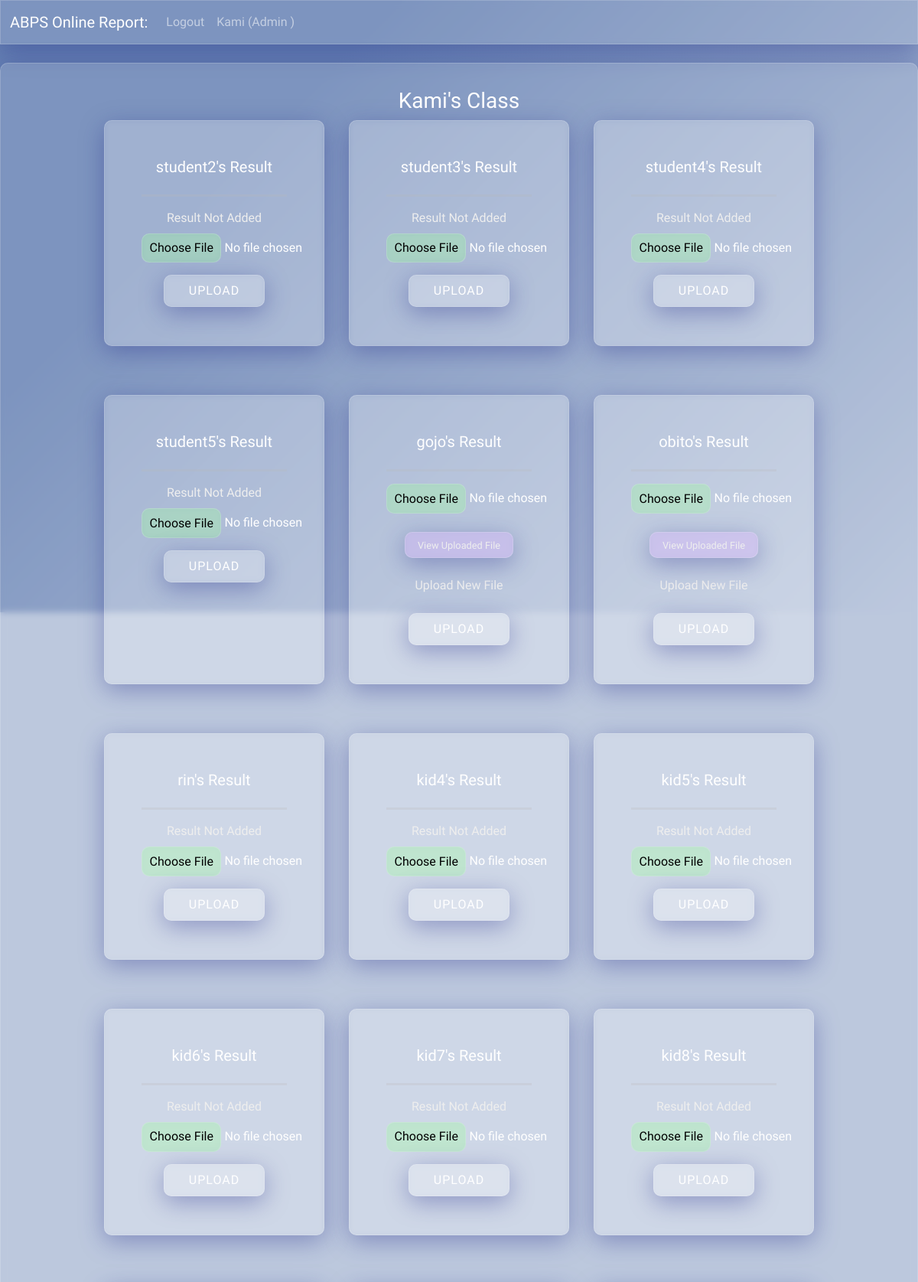
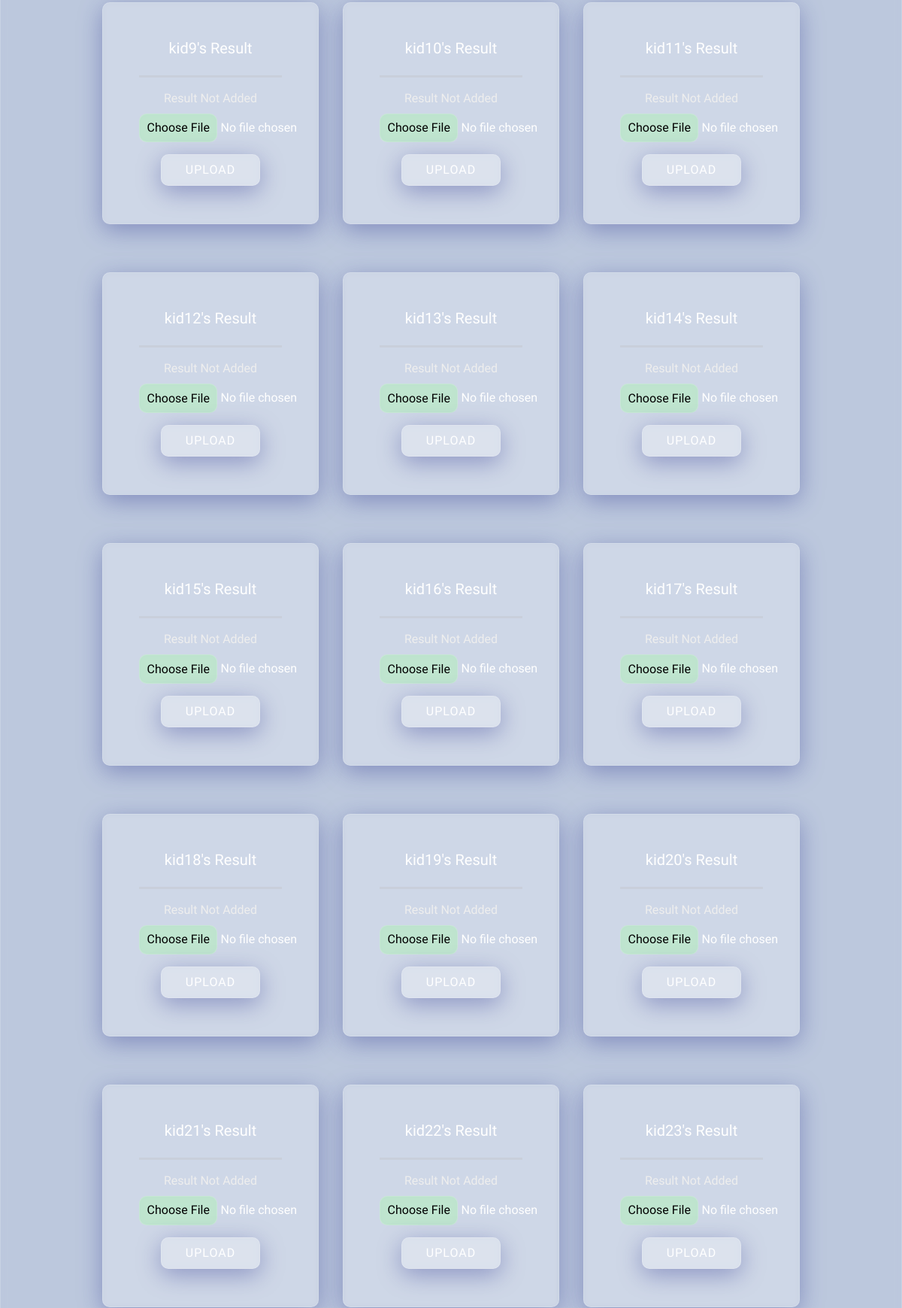
Page /upload_result (signed in, upper part) on the committed database (2 pictures, top to bottom).
### report/models.py (models this page shows, shortened)
class User(db.Model, UserMixin):
    id = db.Column(db.Integer, primary_key=True, nullable=False, unique=True)
    username = db.Column(db.String(20), nullable = False)
    password = db.Column(db.String(20), nullable=False)
    userType = db.Column(db.String(10), nullable=False)
    theClass = db.Column(db.String())
    fileName = db.Column(db.String())
    fileData = db.Column(db.LargeBinary)

### report/routes.py (the view, shortened to what this page needs)
@app.route("/upload_result", methods=["POST", "GET"])
@login_required
def uploadResult():
    try:
        form = UploadForm()
        studentList = User.query.filter_by(userType="student", theClass = current_user.theClass).all()
        if current_user.userType == "teacher":
            return render_template("upload_result.html", title="upload result",
                            student = studentList,form=form)#, filename=filename)
        elif current_user.userType == "student":
            flash("huhuhuh, thought you were smarter kid?", "danger")
            return redirect(url_for("studentReport"))
        else:
            studentList = User.query.filter_by(userType="student").all()
            return render_template("upload_result.html", title="upload result",
                            student = studentList,form=form)
    except:
        return render_template("error.html")

### report/forms.py
class UploadForm(FlaskForm):
    resultFile = FileField(label ='upload the result', validators= [FileAllowed(['pdf', 'jpg','csv'])] )
    submit = SubmitField('upload')

### report/models.py (called while the page is built)
@login_manager.user_loader
def load_user(user_id):
    return User.query.get(int(user_id))

### report/templates/upload_result.html (shortened to what this page needs)
{% extends "base.html" %} {% block content %}
<div class="content-container teacher-container glass-container">
  <h3>
    <span class="user-title-text">{{current_user.username}}</span>'s Class
  </h3>
  <div class="grid-content">
    {% if student %} {% for each in student %}
    <div class="glass-container" style="width: 18rem">
      <div class="card-body student-card">
        <h5 class="card-title">{{each.username}}'s Result</h5>
        <hr class="solid" />
        <div class="form-check form-switch upload-form">
          <form method="post" action="#" enctype="multipart/form-data">
            {% if form.resultFile.errors %}
            {{form.resultFile(class="is-invalid")}}
            <div class="invalid-feedback">
              {% for error in form.resultFile.errors %}
              <span class="is-invalid"> {{error}} </span>
              {% endfor %} {{form.submit(class = "btn btn-primary")}}
            </div>
            {% else %} {% if each.fileName %} {{form.resultFile}}
            <div class="option-view-file">
              <a
                href="{{url_for('download', getId = each.id, attach = False)}}"
                method
                >View Uploaded File</a
              >
            </div>
            <label>Upload new file</label>
            {{form.submit(class = "btn btn-danger")}} {% else %}
            <label>result not added</label>
            {{form.resultFile}} {{form.submit(class = "btn btn-primary")}} {%
            endif %} {% endif %}
          </form>
        </div>
      </div>
    </div>
    {% endfor %} {% else %}
  </div>
  <h1 class="center">No one here yet</h1>
  {% endif %}
</div>
{% endblock %}

### report/templates/base.html (shortened to what this page needs)
<!DOCTYPE html>
<html lang="en">
  <head>
    <link
      href="https://cdn.jsdelivr.net/npm/bootstrap@5.0.1/dist/css/bootstrap.min.css"
      rel="stylesheet"
    />
    <link
      rel="stylesheet"
      href="{{ url_for('static',filename='style.css') }}"
    />
    <nav class="navbar navbar-expand-lg navbar-dark bg-glass">
      <div class="container-fluid">
        <a class="navbar-brand" href="/">ABPS Online Report:</a>
        <div class="collapse navbar-collapse" id="navbarSupportedContent">
          <ul class="navbar-nav me-auto mb-2 mb-lg-0">
            {% if current_user.is_authenticated %}
            <li class="nav-item">
              <a class="nav-link" href="{{url_for('logout')}}">Logout</a>
            </li>
            <li class="nav-item">
              <label class="nav-link mb-0"
                >{{current_user.username}} ({{current_user.userType}}
                {{current_user.theClass}} )</label
              >
            </li>
            {% else %}
            <li class="nav-item">
              <a class="nav-link" href="{{url_for('login')}}">Login</a>
            </li>
            {% endif %}
          </ul>
        </div>
      </div>
    </nav>
  </head>
  <body>
    <div>
       {% block content %}{% endblock %}
    </div>
  </body>
</html>

### report/static/style.css (style rules this page uses)
body { color: #fff; font-family: "Red Hat Display", sans-serif; background-color: #b1bfd8; height: 100%; background-image: linear-gradient(315deg, #b1bfd8 0%, #6782b4 74%); background-repeat: no-repeat; }
.bg-glass { background: rgba(255, 255, 255, 0.15); box-shadow: 0 8px 32px 0 rgba(31, 38, 135, 0.37); backdrop-filter: blur(4px); -webkit-backdrop-filter: blur(4px); border: 1px solid rgba(255, 255, 255, 0.18); }
p, h1, li { -webkit-animation: fadein 2s; -moz-animation: fadein 2s; -ms-animation: fadein 2s; -o-animation: fadein 2s; animation: fadein 2s; }
hr.solid { border-top: 3px solid #bbb; }
.glass-container { padding: 2rem; background: rgba(255, 255, 255, 0.15); box-shadow: 0 8px 32px 0 rgba(31, 38, 135, 0.37); backdrop-filter: blur(4px); -webkit-backdrop-filter: blur(4px); border-radius: 10px; border: 1px solid rgba(255, 255, 255, 0.18); }
.grid-content { display: grid; gap: 4rem 2rem; grid-template-columns: auto auto auto; }
.user-title-text { text-transform: capitalize; }
.teacher-container { display: flex; flex-direction: column; }
.upload-form { padding: 0; }
.content-container { display: flex; margin-top: 2%; margin-bottom: 5%; align-items: center; justify-content: center; width: 100%; height: 100%; text-align: center; }
label { color: #eee; text-transform: capitalize; margin-bottom: 0.5rem; }
.option-view-file > a { text-decoration: none; color: #eee; }
.option-view-file { border-radius: 4px; font-size: 0.8rem; margin: 1.5rem; padding: 0.4rem 0.2rem; background: rgba(201, 142, 255, 0.25); box-shadow: 0 8px 32px 0 rgba(31, 38, 135, 0.37); backdrop-filter: blur(4px); -webkit-backdrop-filter: blur(4px); border-radius: 10px; border: 1px solid rgba(255, 255, 255, 0.18); }
input[type="submit"] { text-transform: uppercase; font-weight: 300; letter-spacing: 1px; color: #fff; margin-top: 1rem; padding: 0.5rem 2rem; border: none; transition: cubic-bezier(0.075, 0.82, 0.165, 1) 1.5s all; background: rgba(255, 255, 255, 0.15); box-shadow: 0 8px 32px 0 rgba(31, 38, 135, 0.37); backdrop-filter: blur(4px); -webkit-backdrop-filter: blur(4px); border-radius: 10px; border: 1px solid rgba(255, 255, 255, 0.18); }
.student-card { display: flex; flex-direction: column; justify-content: center; }

### rows in the picture
User: username "Kami", userType "Admin"
User: username "student2"
User: username "student3"
User: username "student4"
User: username "student5"
User: username "gojo"
User: username "obito"
User: username "rin"
User: username "kid4"
User: username "kid5"
User: username "kid6"
User: username "kid7"
User: username "kid8"
User: username "kid9"
User: username "kid10"
User: username "kid11"
User: username "kid12"
User: username "kid13"
User: username "kid14"
User: username "kid15"
User: username "kid16"
User: username "kid17"
User: username "kid18"
User: username "kid19"
User: username "kid20"
User: username "kid21"
User: username "kid22"
User: username "kid23"
